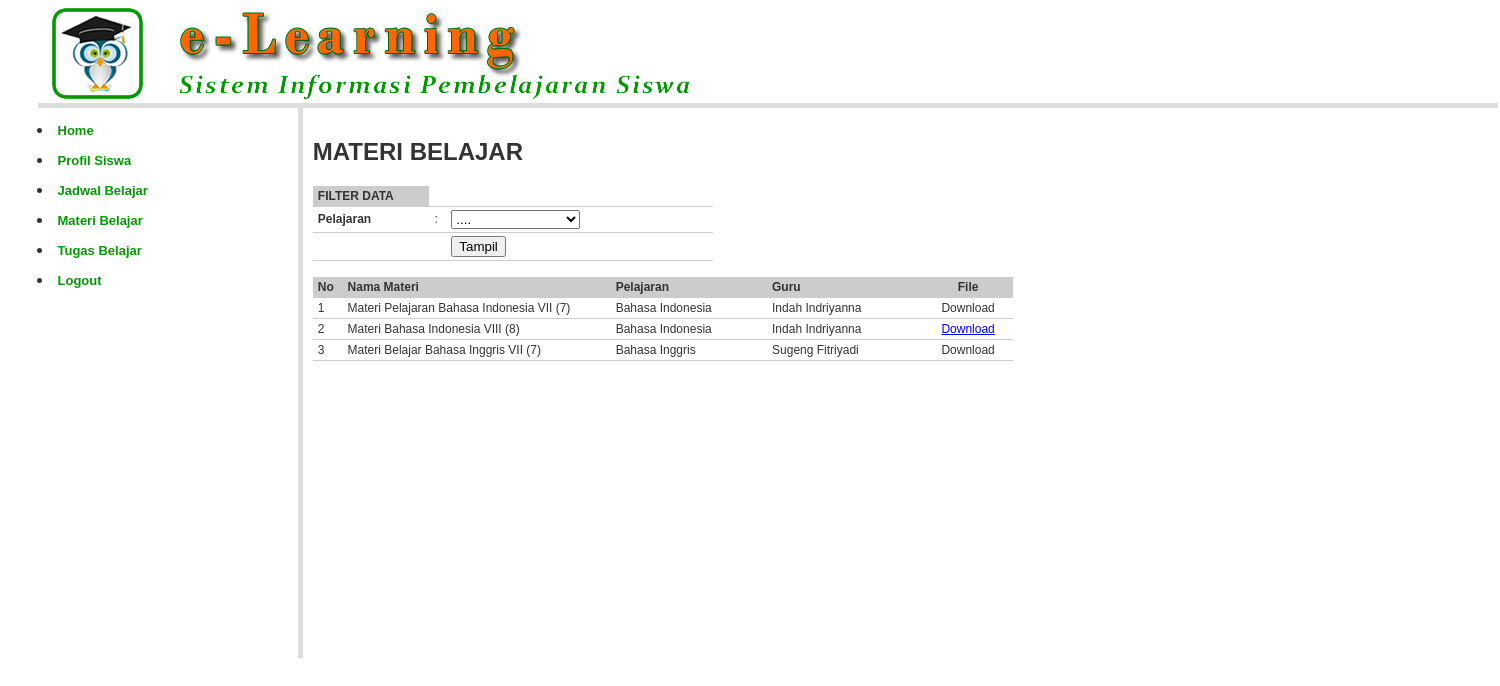
The app's page /index.php?open=Materi-Tampil (signed in) with its own data.
### tables this page shows
CREATE TABLE `materi_belajar` (
  `kd_materi` char(5) NOT NULL,
  `nm_materi` varchar(100) NOT NULL,
  `keterangan` varchar(200) NOT NULL,
  `file_materi` varchar(200) NOT NULL,
  `kd_pelajaran` char(3) NOT NULL,
  `kd_guru` char(4) NOT NULL
);

CREATE TABLE `pelajaran` (
  `kd_pelajaran` char(3) NOT NULL,
  `nm_pelajaran` varchar(100) NOT NULL
);

CREATE TABLE `guru` (
  `kd_guru` char(4) NOT NULL,
  `nm_guru` varchar(100) NOT NULL,
  `kelamin` char(1) NOT NULL,
  `alamat` varchar(200) NOT NULL,
  `no_telepon` varchar(20) NOT NULL,
  `username` varchar(20) NOT NULL,
  `password` varchar(200) NOT NULL
);

### materi_tampil.php (the view, shortened to what this page needs)
<?php
include_once "library/inc.connection.php";
$kodePelajaran = isset($_GET['kodePelajaran']) ? $_GET['kodePelajaran'] : 'Semua';
$kodePelajaran = isset($_POST['cmbPelajaran']) ? $_POST['cmbPelajaran'] : $kodePelajaran;
if ($kodePelajaran=="Semua") {
	$filterSQL 	= "";
}
else {
	$filterSQL 	= " WHERE mb.kd_pelajaran ='$kodePelajaran'";
}
?>
<h2> MATERI BELAJAR</h2>
<form action="<?php $_SERVER['PHP_SELF']; ?>" method="post" name="form1" target="_self" id="form1">
  <table class="table-list" width="400" border="0" cellspacing="1" cellpadding="3">
    <tr>
      <td width="109" bgcolor="#CCCCCC"><strong>FILTER DATA</strong> </td>
      <td colspan="2">&nbsp;</td>
    </tr>
    <tr>
      <td><strong>Pelajaran</strong></td>
      <td width="7">:        </td>
      <td width="262"><select name="cmbPelajaran">
        <option value="Semua">....</option>
      </select></td>
    </tr>
    <tr>
      <td>&nbsp;</td>
      <td>&nbsp;</td>
      <td><input name="btnTampil" type="submit" id="btnTampil" value="Tampil" /></td>
    </tr>
  </table>
</form>
<table class="table-list" width="700" border="0" cellspacing="1" cellpadding="3">
  <tr>
    <td width="4%" bgcolor="#CCCCCC"><strong>No</strong></td>
    <td width="36%" bgcolor="#CCCCCC"><strong>Nama Materi </strong></td>
    <td width="21%" bgcolor="#CCCCCC"><strong>Pelajaran</strong></td>
    <td width="21%" bgcolor="#CCCCCC"><strong>Guru</strong></td>
    <td width="12%" align="center" bgcolor="#CCCCCC"><strong>File</strong></td>
  </tr>
<?php
$mySql 	= "SELECT mb.*, pelajaran.nm_pelajaran, guru.nm_guru FROM materi_belajar AS mb
			LEFT JOIN pelajaran ON mb.kd_pelajaran = pelajaran.kd_pelajaran
			LEFT JOIN guru ON mb.kd_guru = guru.kd_guru
			$filterSQL ORDER BY mb.kd_materi ASC";
$myQry 	= mysql_query($mySql, $koneksidb)  or die ("Query  salah : ".mysql_error());
$nomor  = 0;
while ($myData = mysql_fetch_array($myQry)) {
	$nomor++;
?>
  <tr>
    <td><?php echo $nomor; ?> </td>
    <td><?php echo $myData['nm_materi']; ?> </td>
    <td><?php echo $myData['nm_pelajaran']; ?> </td>
    <td><?php echo $myData['nm_guru']; ?></td>
    <td align="center">
	<?php
		$fileMateri	= $myData['file_materi'];
		if($fileMateri == "") { echo "Download"; }
		else {
			if(file_exists("materi/".$fileMateri)) {
				echo "<a href='materi/$fileMateri' target='_blank'> Download </a>"; }
			else { echo "Download"; }
		}  ?></td>
  </tr>
<?php } ?>
</table>

### styles/style.css (style rules this page uses)
body { margin:0px auto 0px; padding:3px; font-family:"Arial"; font-size:12px; color:#333; width:95%; background-position:top; background-color:#fff; }
.table-main td { color: #333; border-collapse: collapse; vertical-align: center; padding: 0px; border:none; }
.table-list { clear: both; text-align: left; border-collapse: collapse; margin: 0px 0px 10px 0px; background:#fff; }
.table-list td { color: #333; font-size:12px; border-color: #fff; border-collapse: collapse; vertical-align: center; padding: 3px 5px; border-bottom:1px #CCCCCC solid; }

### records on screen
materi_belajar: nm_materi "Materi Pelajaran Bahasa Indonesia VII (7)", kd_pelajaran.nm_pelajaran "Bahasa Indonesia", kd_guru.nm_guru "Indah Indriyanna", shows "Download"
materi_belajar: nm_materi "Materi Bahasa Indonesia VIII (8)", kd_pelajaran.nm_pelajaran "Bahasa Indonesia", kd_guru.nm_guru "Indah Indriyanna"
materi_belajar: nm_materi "Materi Belajar Bahasa Inggris VII (7)", kd_pelajaran.nm_pelajaran "Bahasa Inggris", kd_guru.nm_guru "Sugeng Fitriyadi", file_materi "Download"
